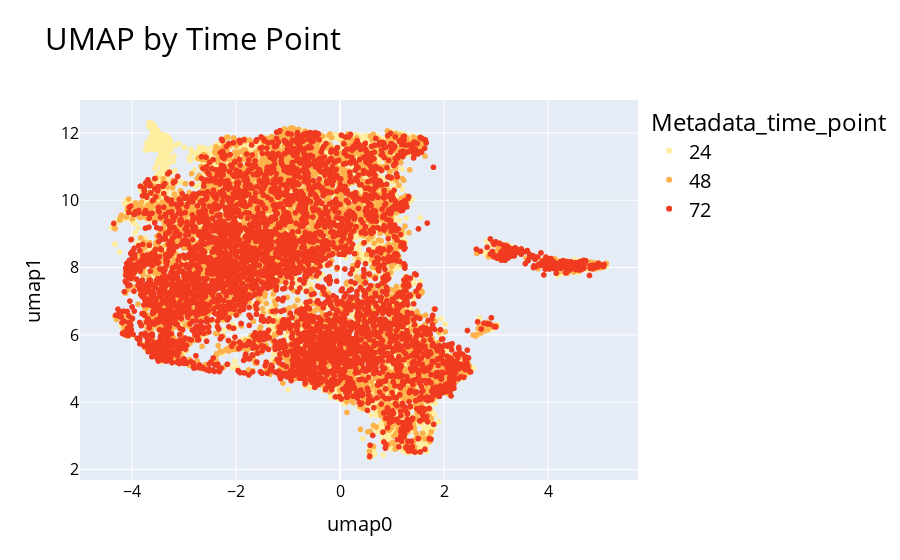

Notebook cell for this chart:
### Code cell
yellow_green_short_colors = ["#ffeda0", "#feb24c", "#f03b20"]

fig = px.scatter(
    umapdf,
    x="umap0",
    y="umap1",
    color="Metadata_time_point",
    title="UMAP by Time Point",
    color_discrete_sequence=yellow_green_short_colors,
)

fig.update_layout(
    font=dict(size=22, color="black"),
    legend=dict(font=dict(size=20)),
    xaxis=dict(
        title_font=dict(size=20),
        tickfont=dict(size=16),
    ),
    yaxis=dict(
        title_font=dict(size=20),
        tickfont=dict(size=16),
    ),
)

fig.show()
fig.write_image(
    static_figure_path / "round1_time_point_umap.png", width=2000, height=1200
)
fig.write_html(
    int_figure_path / "round1_time_point_umap.html",
    full_html=True,
    include_plotlyjs="embed",
)

### Figure 1 — Plotly figure (JSON) as saved in the notebook; plotly's stock layout.template omitted (floating-point values rounded to 4 significant figures; data arrays with more than 128 entries replaced by an {"elided": "..."} marker saying what was removed)
{"data": [{"hovertemplate": "Metadata_time_point=24<br>umap0=%{x}<br>umap1=%{y}<extra></extra>", "legendgroup": "24", "marker": {"color": "#ffeda0", "symbol": "circle"}, "mode": "markers", "name": "24", "showlegend": true, "type": "scattergl", "x": {"elided": "4750 float values"}, "xaxis": "x", "y": {"elided": "4750 float values"}, "yaxis": "y"}, {"hovertemplate": "Metadata_time_point=48<br>umap0=%{x}<br>umap1=%{y}<extra></extra>", "legendgroup": "48", "marker": {"color": "#feb24c", "symbol": "circle"}, "mode": "markers", "name": "48", "showlegend": true, "type": "scattergl", "x": {"elided": "4700 float values"}, "xaxis": "x", "y": {"elided": "4700 float values"}, "yaxis": "y"}, {"hovertemplate": "Metadata_time_point=72<br>umap0=%{x}<br>umap1=%{y}<extra></extra>", "legendgroup": "72", "marker": {"color": "#f03b20", "symbol": "circle"}, "mode": "markers", "name": "72", "showlegend": true, "type": "scattergl", "x": {"elided": "4650 float values"}, "xaxis": "x", "y": {"elided": "4650 float values"}, "yaxis": "y"}], "layout": {"font": {"color": "black", "size": 22}, "legend": {"font": {"size": 20}, "title": {"text": "Metadata_time_point"}, "tracegroupgap": 0}, "title": {"text": "UMAP by Time Point"}, "xaxis": {"anchor": "y", "domain": [0.0, 1.0], "tickfont": {"size": 16}, "title": {"font": {"size": 20}, "text": "umap0"}}, "yaxis": {"anchor": "x", "domain": [0.0, 1.0], "tickfont": {"size": 16}, "title": {"font": {"size": 20}, "text": "umap1"}}}}
